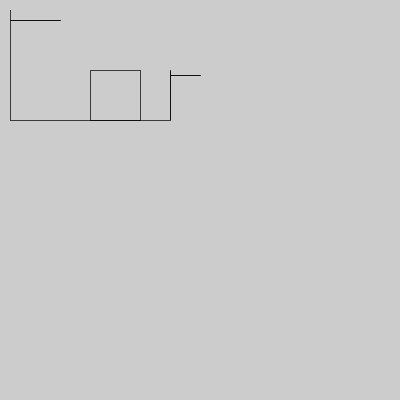
Frame 1 (no input)
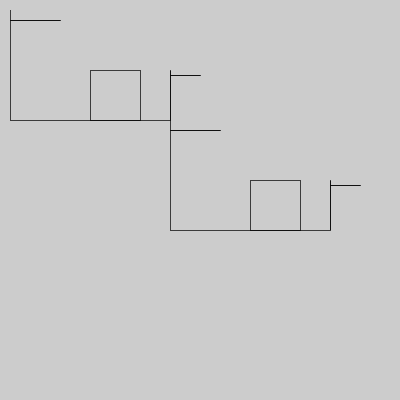
Frame 2 (the mouse pressed at the canvas centre, redrawn once)

The Processing sketch that drew these frames (run headless with seeded random() and noise(); the mouse was pressed at the canvas centre and the sketch redrawn once):

// Processing sketch: Loops
// ── Loops.pde
// Cora Ferguson || sept 27, 2022 || loops
int x, y;

void setup () {
  size(400, 400);
  frameRate(10);
  x = 10;
  y = 10;
}

void draw () {
  fill(255);
  drawName();
  noLoop();
}

void drawName() {
  moveDown(10);
  moveRight(50);
  moveLeft(50);
  moveDown(100);
  moveRight(80);
  moveUp(50);
  moveRight(50);
  moveDown(50);
  moveLeft(50);
  moveRight(80);
  moveUp(50);
  moveDown(5);
  moveRight(30);
  moveLeft(30);
  moveDown(45);
}

void moveRight(int rep) {
  for (int i=0; i<rep; i++) {
    point(x+i, y);
  }
  x=x+rep;
}

void moveLeft(int rep) {
  for (int i=0; i<rep; i++) {
    point(x-i, y);
  }
  x=x-rep;
}

void moveUp(int rep) {
  for (int i=0; i<rep; i++) {
    point(x, y-i);
  }
  y=y-rep;
}

void moveDown(int rep) {
  for (int i=0; i<rep; i++) {
    point(x, y+i);
  }
  y=y+rep;
}
